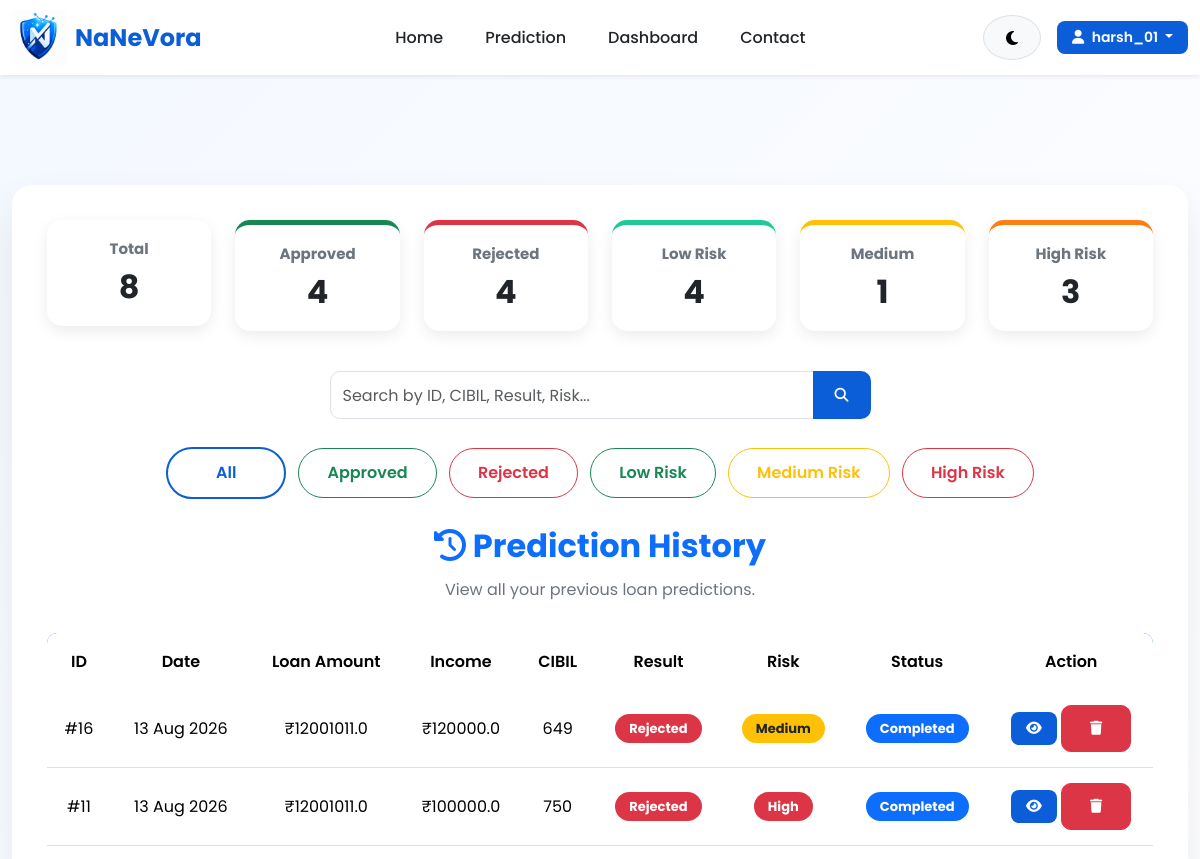
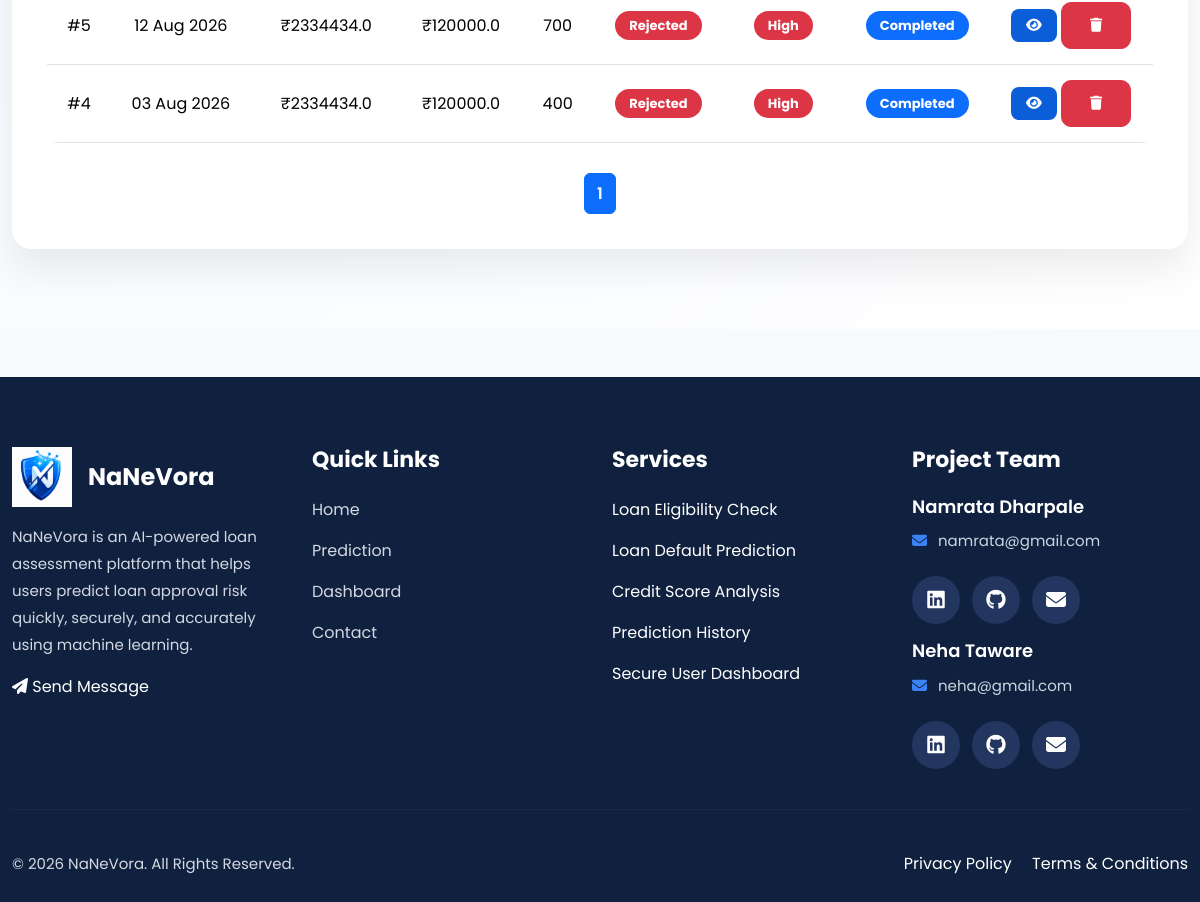
The page /history/?filter=rejected (signed in) on the database its author committed (2 pictures, top to bottom).
### website/models.py (models this page shows, shortened)
class Prediction(models.Model):
    EDUCATION = [
        ('Graduate', 'Graduate'),
        ('Not Graduate', 'Not Graduate'),
    ]
    YES_NO = [
        ('Yes', 'Yes'),
        ('No', 'No'),
    ]
    RESULT = [
        ('Approved', 'Approved'),
        ('Rejected', 'Rejected'),
    ]
    user = models.ForeignKey(
        User,
        on_delete=models.CASCADE,
        related_name='predictions'
    )
    no_of_dependents = models.IntegerField()
    education = models.CharField(
        max_length=20,
        choices=EDUCATION
    )
    self_employed = models.CharField(
        max_length=10,
        choices=YES_NO
    )
    income_annum = models.FloatField()
    loan_amount = models.FloatField()
    loan_term = models.IntegerField()
    cibil_score = models.IntegerField()
    residential_assets_value = models.FloatField()
    commercial_assets_value = models.FloatField()
    luxury_assets_value = models.FloatField()
    bank_asset_value = models.FloatField()
    loan_income_ratio = models.FloatField(
        default=0
    )
    asset_loan_ratio = models.FloatField(
        default=0
    )
    prediction_result = models.CharField(
        max_length=20,
        choices=RESULT,
        blank=True
    )
    prediction_probability = models.FloatField(
        default=0
    )
    created_at = models.DateTimeField(
        auto_now_add=True
    )
    prediction_probability = models.FloatField(
        default=0
    )
    status = models.CharField(
    max_length=20,
    default="Completed"
    )
    risk_level = models.CharField(
    max_length=20,
    default="Low"
    )

### website/views.py (the view, shortened to what this page needs)
# urls.py: path('history/', views.history, name='history'),
@login_required
def history(request):
    query = request.GET.get("search", "")
    filter_by = request.GET.get("filter", "all")
    predictions = Prediction.objects.filter(
        user=request.user
    )
    if filter_by == "approved":
        predictions = predictions.filter(
            prediction_result="Approved"
        )
    elif filter_by == "rejected":
        predictions = predictions.filter(
            prediction_result="Rejected"
        )
    elif filter_by == "low":
        predictions = predictions.filter(
            risk_level="Low"
        )
    elif filter_by == "medium":
        predictions = predictions.filter(
            risk_level="Medium"
        )
    elif filter_by == "high":
        predictions = predictions.filter(
            risk_level="High"
        )
    predictions = predictions.order_by("-created_at")
    paginator = Paginator(predictions, 10)
    page_number = request.GET.get("page")
    predictions = paginator.get_page(page_number)
    return render(
    request,
    "history.html",
    {
        "predictions": predictions,
        "query": query,
        "filter": filter_by,
        "total_predictions": Prediction.objects.filter(
            user=request.user
        ).count(),
        "approved_count": Prediction.objects.filter(
            user=request.user,
            prediction_result="Approved"
        ).count(),
        "rejected_count": Prediction.objects.filter(
            user=request.user,
            prediction_result="Rejected"
        ).count(),
        "low_count": Prediction.objects.filter(
            user=request.user,
            risk_level="Low"
        ).count(),
        "medium_count": Prediction.objects.filter(
            user=request.user,
            risk_level="Medium"
        ).count(),
        "high_count": Prediction.objects.filter(
            user=request.user,
            risk_level="High"
        ).count(),
    }
)

### templates/history.html (shortened to what this page needs)
{% extends 'base.html' %}
{% load static %}
{% block extra_css %}
<link rel="stylesheet" href="{% static 'css/history.css' %}">
{% endblock %}
{% block content %}
<section class="history-section">
    <div class="container">
        <div class="history-card">
            <div class="row mb-4">
    <div class="col-md-2 mb-3">
        <div class="card stats-card text-center">
            <h6>Total</h6>
            <h2>{{ total_predictions }}</h2>
        </div>
    </div>
    <div class="col-md-2 mb-3">
        <div class="card stats-card success text-center">
            <h6>Approved</h6>
            <h2>{{ approved_count }}</h2>
        </div>
    </div>
    <div class="col-md-2 mb-3">
        <div class="card stats-card danger text-center">
            <h6>Rejected</h6>
            <h2>{{ rejected_count }}</h2>
        </div>
    </div>
    <div class="col-md-2 mb-3">
        <div class="card stats-card low text-center">
            <h6>Low Risk</h6>
            <h2>{{ low_count }}</h2>
        </div>
    </div>
    <div class="col-md-2 mb-3">
        <div class="card stats-card medium text-center">
            <h6>Medium</h6>
            <h2>{{ medium_count }}</h2>
        </div>
    </div>
    <div class="col-md-2 mb-3">
        <div class="card stats-card high text-center">
            <h6>High Risk</h6>
            <h2>{{ high_count }}</h2>
        </div>
    </div>
</div>
            <div class="history-header">
                <div class="row mb-4">
                    <div class="col-md-6 mx-auto">
                        <form method="GET">
                            <div class="input-group">
                                <input
                                    type="text"
                                    name="search"
                                    class="form-control"
                                    placeholder="Search by ID, CIBIL, Result, Risk..."
                                    value="{{ query }}">
                                <button
                                    class="btn btn-primary"
                                    type="submit">
                                    <i class="fa-solid fa-magnifying-glass"></i>
                                </button>
                            </div>
                        </form>
                    </div>
                </div>
            <div class="text-center mb-4">
                <a href="?filter=all"class="btn btn-outline-primary m-1">
                 All
                </a>
                <a href="?filter=approved"
                    class="btn btn-outline-success m-1">
                Approved
                 </a>
                <a href="?filter=rejected"
                    class="btn btn-outline-danger m-1">
                Rejected
                </a>
                <a href="?filter=low"
                class="btn btn-outline-success m-1">
                Low Risk
                </a>
                <a href="?filter=medium"
                class="btn btn-outline-warning m-1">
                Medium Risk
                </a>
                <a href="?filter=high"
                class="btn btn-outline-danger m-1">
                High Risk
                </a>
                </div>
                <h2>
                    <i class="fa-solid fa-clock-rotate-left"></i>
                    Prediction History
                </h2>
                <p>
                    View all your previous loan predictions.
                </p>
            </div>
            {% if predictions %}
            <div class="table-responsive">
                <table class="table table-hover align-middle">
                    <thead>
                        <tr>
                            <th>ID</th>
                            <th>Date</th>
                            <th>Loan Amount</th>
                            <th>Income</th>
                            <th>CIBIL</th>
                            <th>Result</th>
                            <th>Risk</th>
                            <th>Status</th>
                            <th>Action</th>
                        </tr>
                    </thead>
                    <tbody>
                        {% for prediction in predictions %}
                        <tr>
                            <td>
                                #{{ prediction.id }}
                            </td>
                            <td>
                                {{ prediction.created_at|date:"d M Y" }}
                            </td>
                            <td>
                                ₹{{ prediction.loan_amount }}
                            </td>
                            <td>
                                ₹{{ prediction.income_annum }}
                            </td>
                            <td>
                                {{ prediction.cibil_score }}
                            </td>
                            <td>
                                {% if prediction.prediction_result == "Approved" %}
                                <span class="badge bg-success">
                                    Approved
                                </span>
                                {% else %}
                                <span class="badge bg-danger">
                                    Rejected
                                </span>
                                {% endif %}
                            </td>
                            <td>
                                {% if prediction.risk_level == "Low" %}
                                <span class="badge bg-success">
                                    Low
                                </span>
                                {% elif prediction.risk_level == "Medium" %}
                                <span class="badge bg-warning text-dark">
                                    Medium
                                </span>
                                {% else %}
                                <span class="badge bg-danger">
                                    High
                                </span>
                                {% endif %}
                            </td>
                            <td>
                                <span class="badge bg-primary">
                                    {{ prediction.status }}
                                </span>
                            </td>
<td>
    <a href="{% url 'result' prediction.id %}"
       class="btn btn-sm btn-primary">
        <i class="fa-solid fa-eye"></i>
    </a>
    <a href="{% url 'delete_prediction' prediction.id %}"
       class="btn btn-sm btn-danger"
       onclick="return confirm('Are you sure you want to delete this prediction?');">
        <i class="fa-solid fa-trash"></i>
    </a>
</td>
                        </tr>
                        {% endfor %}
                    </tbody>
                </table>
            </div>
            <nav class="mt-4">
    <ul class="pagination justify-content-center">
        {% for page in predictions.paginator.page_range %}
        <li class="page-item {% if predictions.number == page %}active{% endif %}">
            <a class="page-link"
               href="?page={{ page }}&search={{ query }}&filter={{ filter }}">
                {{ page }}
            </a>
        </li>
        {% endfor %}
    </ul>
</nav>
            {% endif %}
        </div>
    </div>
</section>
{% endblock %}

### templates/navbar.html (shortened to what this page needs)
{% load static %}
<nav class="navbar navbar-expand-lg custom-navbar shadow-sm sticky-top">
    <div class="container">
<a class="navbar-brand d-flex align-items-center"
   href="{% url 'home' %}">
    <img src="{% static 'images/logo.png' %}"
         alt="NaNeVora Logo"
         class="logo-img">
    <div class="ms-2">
        <h4 class="brand-text mb-0">
            NaNeVora
        </h4>
        </div>
        </a>
        <div class="collapse navbar-collapse"
             id="mainNavbar">
            <ul class="navbar-nav mx-auto">
                <li class="nav-item">
                    <a class="nav-link" href="{% url 'home' %}">
                        Home
                    </a>
                </li>
                <li class="nav-item">
                    <a class="nav-link" href="{% url 'prediction' %}">
                        Prediction
                    </a>
                </li>
                <li class="nav-item">
                    <a class="nav-link" href="{% url 'dashboard' %}">
                        Dashboard
                    </a>
                </li>
                <li class="nav-item">
                    <a class="nav-link" href="{% url 'contact' %}">
                        Contact
                    </a>
                </li>
            </ul>
            <div class="d-flex align-items-center">
                <button
                    type="button"
                    class="btn btn-light theme-btn me-3"
                    id="themeToggle"
                    aria-label="Toggle Dark Mode">
                    <i class="fa-solid fa-moon"></i>
                </button>
                {% if user.is_authenticated %}
                <div class="dropdown">
                    <button class="btn btn-primary dropdown-toggle"
                            data-bs-toggle="dropdown">
                        <i class="fa-solid fa-user me-1"></i>
                        {{ user.username }}
                    </button>
                </div>
                {% endif %}
            </div>
        </div>
    </div>
</nav>

### rows shown on the page
Prediction: id "16", created_at "13 Aug 2026", loan_amount "12001011.0", income_annum "120000.0", cibil_score "649", prediction_result "Rejected", risk_level "Medium", status "Completed"
Prediction: id "11", created_at "13 Aug 2026", loan_amount "12001011.0", income_annum "100000.0", cibil_score "750", prediction_result "Rejected", risk_level "High", status "Completed"
Prediction: id "5", created_at "12 Aug 2026", loan_amount "2334434.0", income_annum "120000.0", cibil_score "700", prediction_result "Rejected", risk_level "High", status "Completed"
Prediction: id "4", created_at "03 Aug 2026", loan_amount "2334434.0", income_annum "120000.0", cibil_score "400", prediction_result "Rejected", risk_level "High", status "Completed"

### other values the page prints
{{ user.username }} "harsh_01"
{{ total_predictions }} "8"
{{ approved_count }} "4"
{{ rejected_count }} "4"
{{ low_count }} "4"
{{ medium_count }} "1"
{{ high_count }} "3"
{{ page }} "1"
